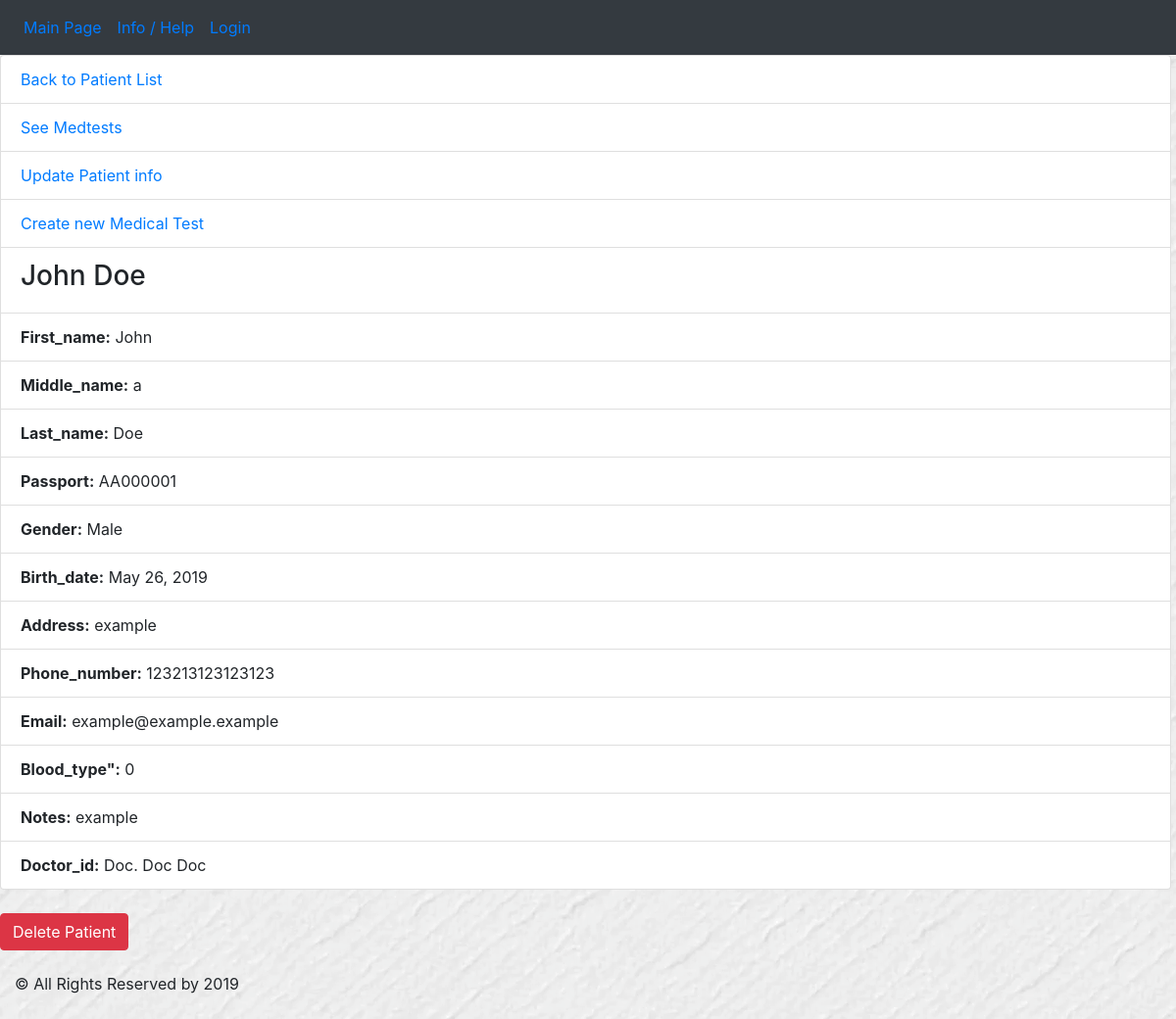
The page /doctor/patient/3 on the database its author committed.
### doctor/models.py (models this page shows, shortened)
class Patient(models.Model):
    BLOOD_TYPE = (
        (0, 'O+'),
        (1, 'O-'),
        (2, 'B-'),
        (3, 'B+'),
        (4, 'A-'),
        (5, 'A+'),
        (6, 'AB-'),
        (7, 'AB+')
    )
    GENDER = (
        (0, 'Male'),
        (1, 'Female')
    )
    first_name = models.CharField(max_length=45)
    middle_name = models.CharField(max_length=45)
    last_name = models.CharField(max_length=45)
    passport_id = models.CharField(max_length=8, default='AA000000')
    gender = models.BooleanField(choices=GENDER)
    birth_date = models.DateField(blank=True, default=timezone.now)
    address = models.CharField(max_length=90, blank=True)
    phone_number = models.CharField(max_length=15, blank=True)
    email = models.CharField(max_length=254, blank=True)
    blood_type = models.IntegerField(choices=BLOOD_TYPE)
    notes = models.TextField(max_length=1000, blank=True)
    doctor_id = models.ForeignKey(Doctor, on_delete=models.SET_NULL, null=True)
    def __str__(self):
        return self.first_name + ' ' + self.last_name

class Doctor(models.Model):
    GENDER = (
        (0, 'Male'),
        (1, 'Female')
    )
    first_name = models.CharField(max_length=45)
    middle_name = models.CharField(max_length=45)
    last_name = models.CharField(max_length=45)
    gender = models.BooleanField(choices=GENDER)
    post = models.CharField(max_length=45, blank=True)
    phone_number = models.CharField(max_length=15, blank=True)
    address = models.CharField(max_length=90, blank=True)
    email = models.CharField(max_length=254, blank=True)
    exam_room = models.CharField(max_length=6, blank=True)
    def __str__(self):
        return 'Doc. ' + self.first_name + ' ' + self.last_name

### doctor/views.py (the view)
# urls.py: path('patient/<int:pk>', views.PatientDetailView.as_view(), name='patient_details'),
class PatientDetailView(generic.DetailView):
    model = Patient
    template_name = 'doctor/patient_details.html'
    queryset = Patient.objects.all()
    def get_object(self, queryset=None):
        id_ = self.kwargs.get("pk")
        return get_object_or_404(Patient, id=id_)

### doctor/templates/doctor/patient_details.html (shortened to what this page needs)
{% extends 'extends/base.html' %}
{% block content %}
    <ul class="list-group">
        <li class="list-group-item"><a href="{% url 'doctor:patients' %}">Back to Patient List</a></li>
        <li class="list-group-item"><a href="{% url 'doctor:medtests' object.id %}">See Medtests</a></li>
        <li class="list-group-item"><a href="{% url 'doctor:update_patient' object.id %}">Update Patient info</a></li>
        <li class="list-group-item"><a href="{% url 'doctor:medrefferal' object.id %}">Create new Medical Test</a></li>
        <li class="list-group-item"><h3>{{ object }}</h3></li>
        <li class="list-group-item"><b>First_name:</b> {{ object.first_name }}</li>
        <li class="list-group-item"><b>Middle_name:</b> {{ object.middle_name }}</li>
        <li class="list-group-item"><b>Last_name:</b> {{ object.last_name }}</li>
        <li class="list-group-item"><b>Passport:</b> {{ object.passport_id }}</li>
        <li class="list-group-item"><b>Gender:</b> {{ object.get_gender_display }}</li>
        <li class="list-group-item"><b>Birth_date:</b> {{ object.birth_date }}</li>
        <li class="list-group-item"><b>Address:</b> {{ object.address }}</li>
        <li class="list-group-item"><b>Phone_number:</b> {{ object.phone_number }}</li>
        <li class="list-group-item"><b>Email:</b> {{ object.email }}</li>
        <li class="list-group-item"><b>Blood_type":</b> {{ object.blood_type }}</li>
        <li class="list-group-item"><b>Notes:</b> {{ object.notes }}  </li>
        <li class="list-group-item"><b>Doctor_id:</b> {{ object.doctor_id }}</li>
    </ul>
    <br>
    <form action="{% url 'doctor:delete_patient' object.id %}" method="post">
        <button type="submit" onclick="return confirm('Are you sure you want to delete this?')" class="btn btn-danger">
            Delete Patient
        </button>
    </form>
{% endblock %}

### main/static/main/style.css (style rules this page uses)
body { background: white url("images/background.png"); padding-bottom: 70px; }
ul { height: 100%; padding: 0px 5px 0px 20px; }
a { color: #17a2b8; }

### rows shown on the page
Patient: first_name+last_name "John Doe", first_name "John", middle_name "a", last_name "Doe", passport_id "AA000001", gender "Male", birth_date "May 26, 2019", address "example", phone_number "123213123123123", email "example@example.example", blood_type "0", notes "example", doctor_id "Doc. Doc Doc"
